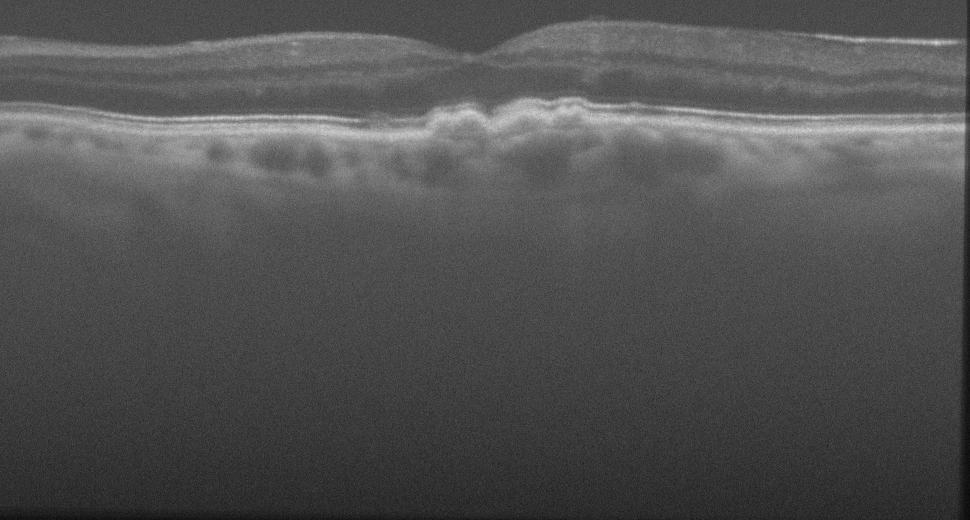
#> input picture Sparsity_SDOCT_DATASET_2012/1/1_Averaged Image.tif, 970 x 520 px
$ python -i baselines.py   (imports and definitions only)
#> lines starting #> are read from the running program, lines starting #| are printed output that depends on the picture
#> further down, picture is the input picture: shape (520, 970); min 7, max 219, mean 82.3
"""
Comparison methods from Table 1 of Duan et al. (2016).

Implemented here (no deep learning, no training):

    hmf    hybrid median filter (Nieminen et al. 1987)
    hwt    Haar wavelet, hard thresholding (universal/MAD threshold)
    dtcwt  dual-tree complex wavelet, soft thresholding (dtcwt package)
    ncdf   nonlinear complex diffusion filter (Gilboa et al. 2004; Salinas & Cabrera 2007)
    aced   anisotropic coherence-enhancing diffusion (Weickert 1998) - optional, see note

Every method takes and returns an image in the same [0,1] (log) domain as the TGV solver,
so the metrics are directly comparable.  None of these methods has a "variance" input;
the paper reports no parameter values for any of them, so the settings below are standard
choices (documented per function) and are tuned *once* on a single noise level
(scripts/03_baselines_tuning.py) rather than per experiment.

ACED is included but is the least reliable of the set: its structure-tensor / coherence
diffusion needs a time step, an integration time and a contrast parameter, none of which
are reported, and its result is very sensitive to them.  Its numbers should be read as
"a reasonable ACED", not "their ACED".
"""

from __future__ import annotations

import numpy as np
from scipy import ndimage

# dtcwt 0.13 (the version on PyPI) predates NumPy 2.0 and uses two removed aliases.
if not hasattr(np, "asfarray"):          # pragma: no cover - compatibility shim
    np.asfarray = lambda a, dtype=np.float64: np.asarray(a, dtype=dtype)  # noqa: E731
if not hasattr(np, "issubsctype"):       # pragma: no cover
    np.issubsctype = lambda a, b: np.issubdtype(a, b)  # noqa: E731

__all__ = ["hmf", "hwt", "dtcwt_denoise", "ncdf", "aced", "estimate_sigma", "METHODS"]

# --------------------------------------------------------------------------------------
# helpers
# --------------------------------------------------------------------------------------
# [12 lines left out: function estimate_sigma, not called in this run]


# --------------------------------------------------------------------------------------
# 1. hybrid median filter
# --------------------------------------------------------------------------------------
def _shift_stack(a, offsets):
    return np.stack([np.roll(np.roll(a, dy, axis=0), dx, axis=1) for dy, dx in offsets])


# [102 lines left out: functions hmf, hwt, dtcwt_denoise, ncdf, not called in this run]


# --------------------------------------------------------------------------------------
# 5. anisotropic coherence-enhancing diffusion (optional)
# --------------------------------------------------------------------------------------
def aced(img, sigma=1.0, rho=6.0, t=1.5, dt=None, n_iter=None, alpha=0.001, C=1e-6):
    """Coherence-enhancing anisotropic diffusion (Weickert 1998, eq. 6.x).

    Diffusion tensor from the smoothed structure tensor with eigenvalues
    lambda1 = alpha, lambda2 = 1 if mu1-mu2 > C else alpha + (1-alpha)*exp(-C/(mu1-mu2)^2),
    which enhances line-like (layer) structures.  Explicit Euler, dt limited by 0.24.

    NOTE: this is a faithful standard implementation, but the paper reports none of
    (sigma, rho, t, C), so its numbers are indicative only.
    """
#> called with sigma = 1, rho = 6, t = 1.5, alpha = 0.001, C = 1e-06
    a = np.asarray(img, dtype=np.float64)
    if dt is None:
        dt = 0.15
    if n_iter is None:
        n_iter = max(1, int(round(t / dt)))
    dt = min(dt, 0.24)

    I = a.copy()
    for _ in range(n_iter):
        # pre-smooth the gradient (sigma), then smooth the tensor (rho)
        gy, gx = np.gradient(ndimage.gaussian_filter(I, sigma))
        jxx = ndimage.gaussian_filter(gx * gx, rho)
        jyy = ndimage.gaussian_filter(gy * gy, rho)
        jxy = ndimage.gaussian_filter(gx * gy, rho)
        # eigen-decomposition of the 2x2 symmetric structure tensor
        tmp = np.sqrt((jxx - jyy) ** 2 + 4.0 * jxy ** 2)
        mu1 = 0.5 * (jxx + jyy + tmp)
        mu2 = 0.5 * (jxx + jyy - tmp)
        diff = np.maximum(mu1 - mu2, 0.0)
        lam2 = np.where(diff > C, 1.0, alpha + (1 - alpha) * np.exp(-C / (diff + 1e-12) ** 2))
        lam1 = np.full_like(lam2, alpha)
        # eigenvector of mu1: (cos t, sin t) with t = 0.5*atan2(2*jxy, jxx-jyy)
        theta_ = 0.5 * np.arctan2(2.0 * jxy, jxx - jyy)
        ct, st = np.cos(theta_), np.sin(theta_)
        # D = lam1 * v1 v1^T + lam2 * v2 v2^T, v1 = (ct, st), v2 = (-st, ct)
        d11 = lam1 * ct * ct + lam2 * st * st
        d22 = lam1 * st * st + lam2 * ct * ct
        d12 = (lam1 - lam2) * ct * st
        # divergence of D grad I (forward/backward differences)
        ix = np.roll(I, -1, 1) - I
        iy = np.roll(I, -1, 0) - I
        fx = d11 * ix + d12 * iy
        fy = d12 * ix + d22 * iy
        div = (fx - np.roll(fx, 1, 1)) + (fy - np.roll(fy, 1, 0))
        I = I + dt * div
#> this loop made 10 passes
#> pass 1, in aced, `gy, gx = np.gradient(ndimage.gaussian_filter(I, sigma))`:
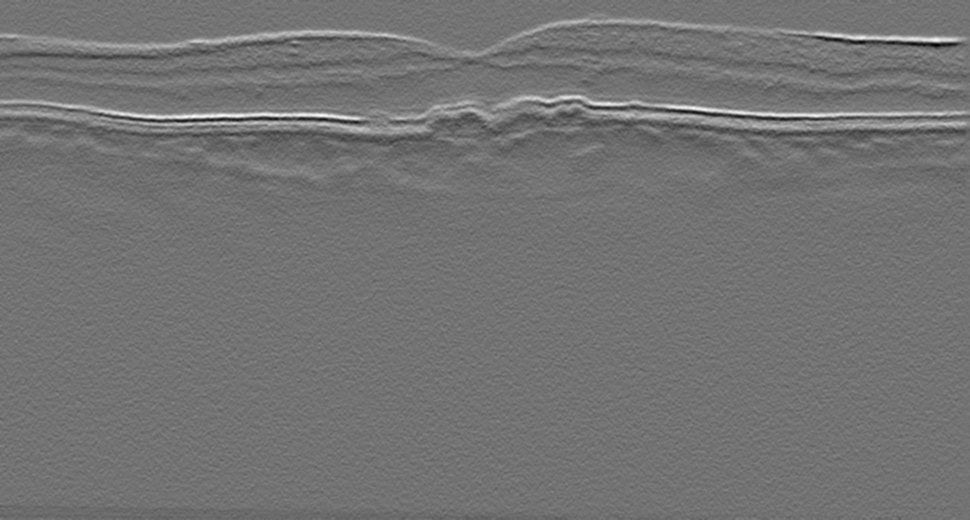
#> gy: shape (520, 970) float64; min -21.47, max 25.73, mean -0.1; drawn with min black and max white
#> pass 1, in aced, `gy, gx = np.gradient(ndimage.gaussian_filter(I, sigma))`:
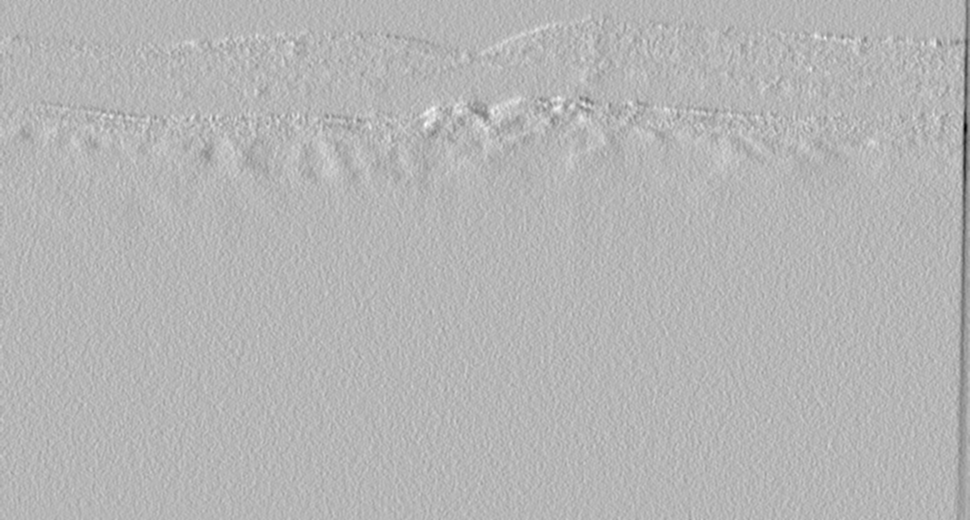
#> gx: shape (520, 970) float64; min -25.19, max 10.12, mean -0.0465; drawn with min black and max white
#> pass 1, in aced, `jxx = ndimage.gaussian_filter(gx * gx, rho)`:
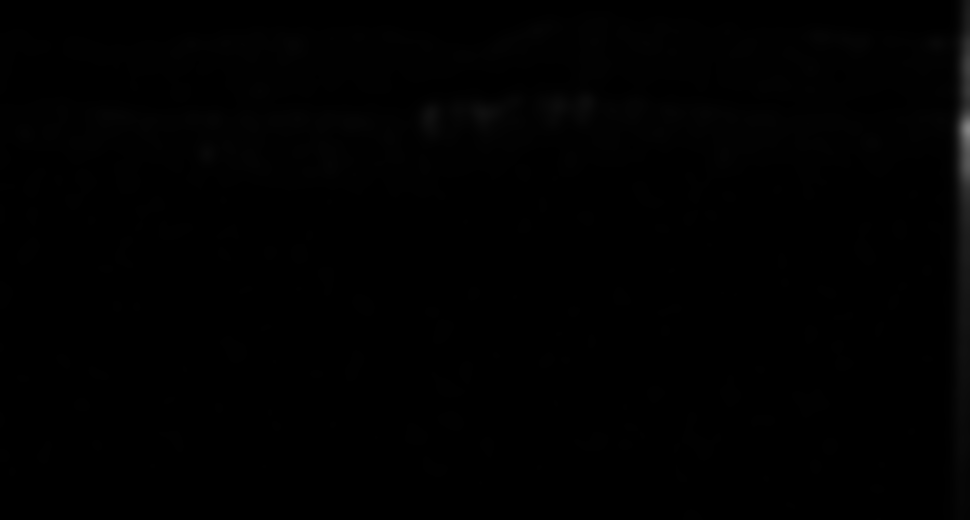
#> jxx: shape (520, 970) float64; min 0.325, max 135.8, mean 1.5
#> pass 1, in aced, `jyy = ndimage.gaussian_filter(gy * gy, rho)`:
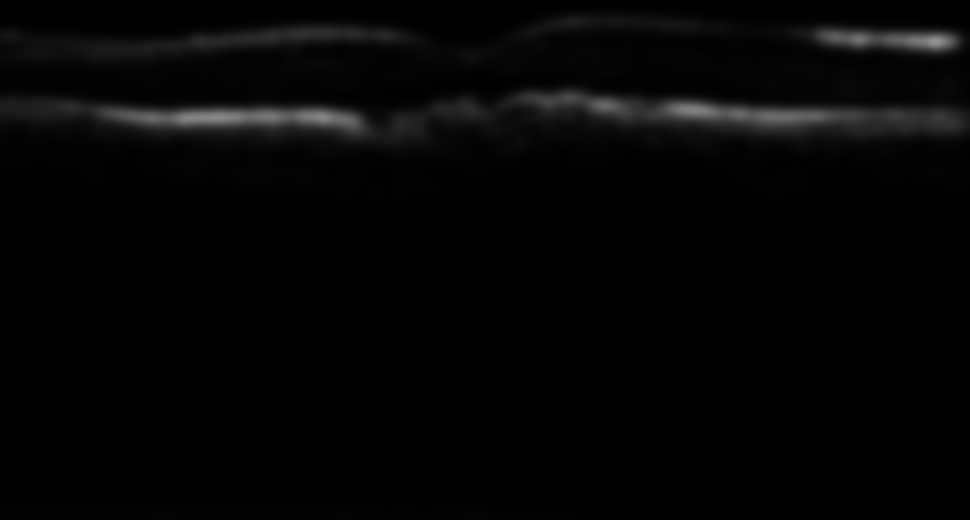
#> jyy: shape (520, 970) float64; min 0.189, max 147.7, mean 5.5
#> after the loop:
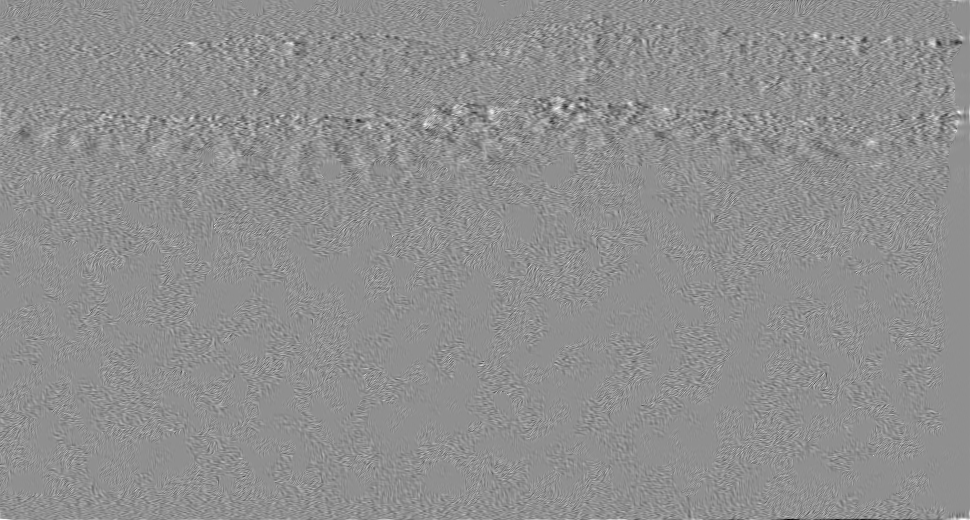
#> fx: shape (520, 970) float64; min -10.59, max 8.23, mean 0.00651; drawn with min black and max white
#> after the loop:
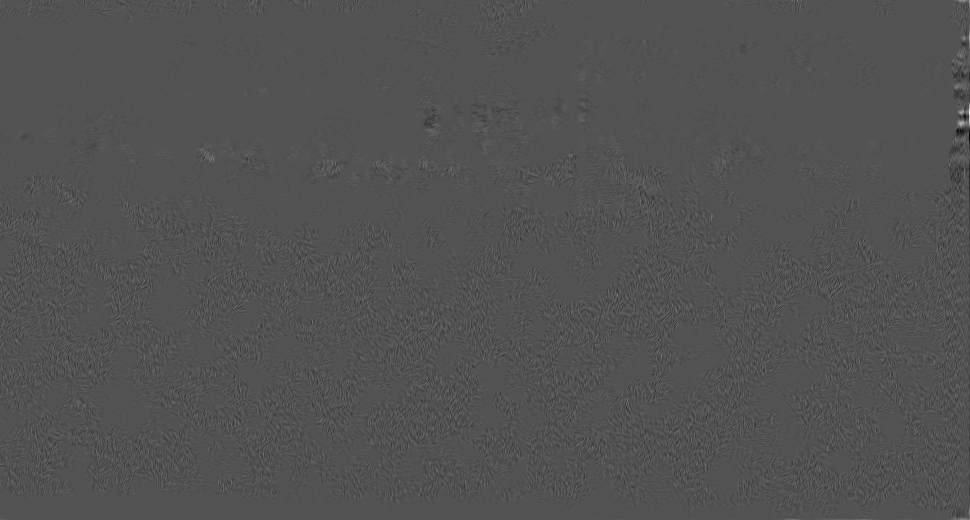
#> fy: shape (520, 970) float64; min -10.28, max 21.27, mean 0; drawn with min black and max white
#> after the loop:
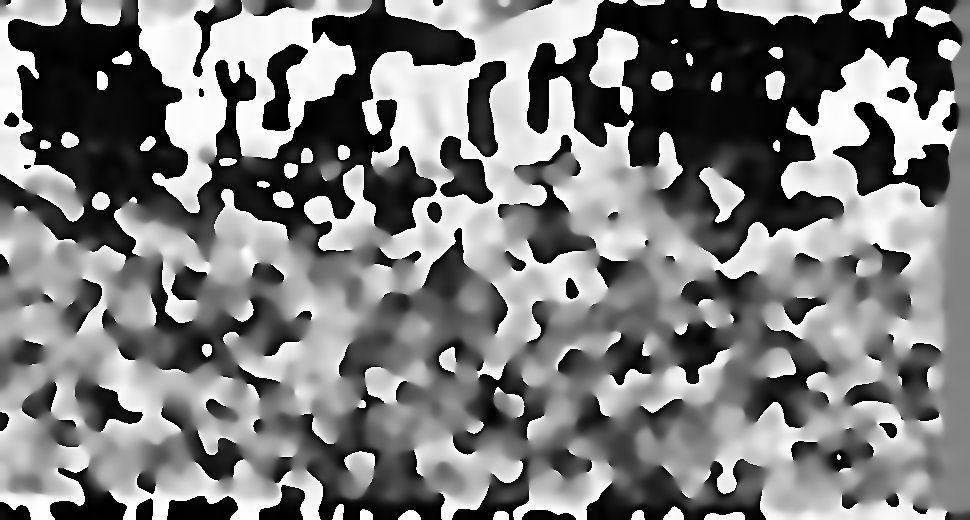
#> theta_: shape (520, 970) float64; min -1.57, max 1.57, mean -0.0319; drawn with min black and max white
    return I


#: name -> callable, used by the experiment scripts
METHODS = {
    "HMF": hmf,
    "HWT": hwt,
    "DTCWT": dtcwt_denoise,
    "NCDF": ncdf,
    "ACED": aced,
}

>>> import cv2
>>> picture = cv2.imread('../../Sparsity_SDOCT_DATASET_2012/1/1_Averaged Image.tif', cv2.IMREAD_GRAYSCALE)
>>> result = aced(picture)

$ run again, on Sparsity_SDOCT_DATASET_2012/1/1_Raw Image.tif
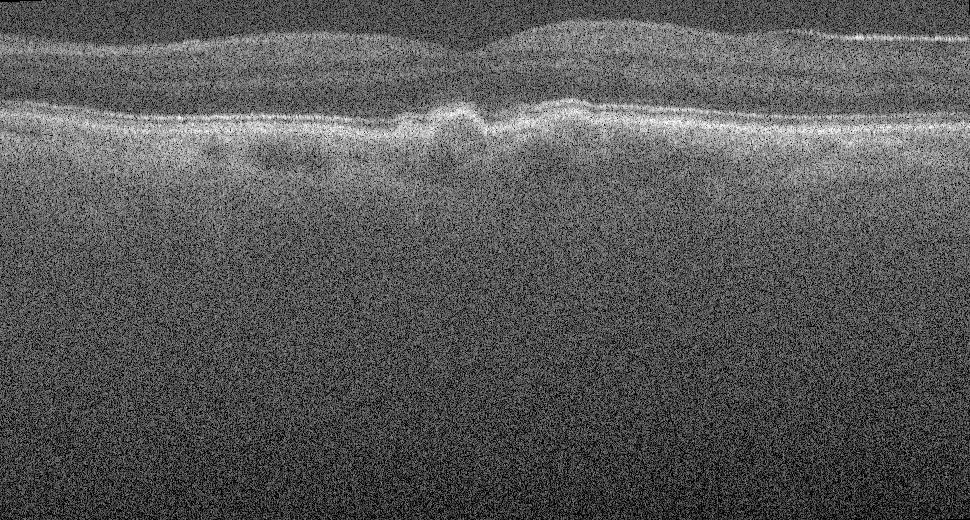
#> input picture Sparsity_SDOCT_DATASET_2012/1/1_Raw Image.tif, 970 x 520 px
#> picture is the input picture: shape (520, 970); min 0, max 255, mean 87.4
#> after the loop in aced, `for _ in range(n_iter):`:
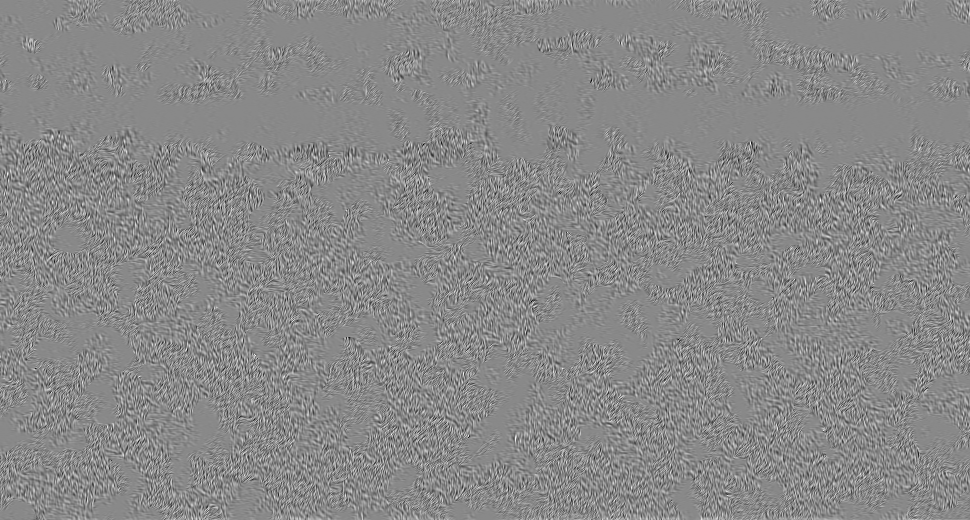
#> fy: shape (520, 970) float64; min -33.76, max 29.03, mean -0.1; drawn with min black and max white
#> after the loop in aced, `for _ in range(n_iter):`:
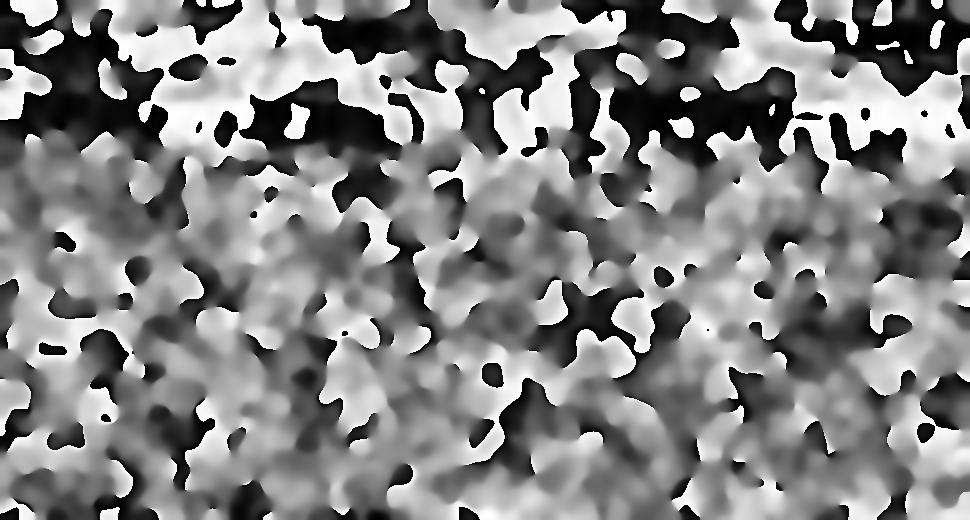
#> theta_: shape (520, 970) float64; min -1.57, max 1.57, mean 0.053; drawn with min black and max white
